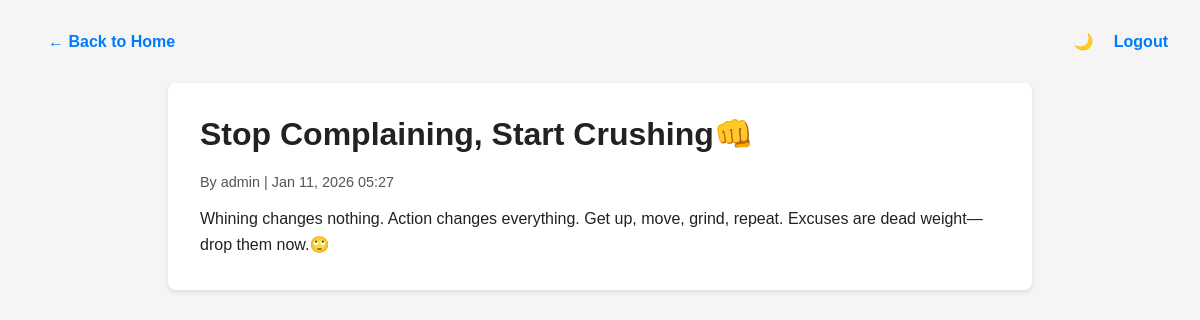
The app's page /post/stop-complaining-start-crushing with its own data.
### app.py (models this page shows)
class Post(db.Model):
    id = db.Column(db.Integer, primary_key=True)
    title = db.Column(db.String(200), nullable=False)
    content = db.Column(db.Text, nullable=False)
    slug = db.Column(db.String(200), unique=True, nullable=False)
    author = db.Column(db.String(80), nullable=False, default="Guest")
    created_at = db.Column(db.DateTime, default=datetime.utcnow)
    approved = db.Column(db.Boolean, default=False)
    tags = db.Column(db.String(200), nullable=True)

### app.py (the view)
@app.route('/post/<slug>')
def view_post(slug):
    post = Post.query.filter_by(slug=slug, approved=True).first_or_404()
    return render_template('view_post.html', post=post)

### templates/view_post.html (shortened to what this page needs)
<!DOCTYPE html>
<html lang="en">
<head>
</head>
<body>
<header>
    <div>
        <a href="{{ url_for('public_home') }}">← Back to Home</a>
    </div>
    <div>
        <span class="toggle-btn" id="modeToggle">🌙</span>
        <a href="{{ url_for('logout') }}">Logout</a>
    </div>
</header>
<div class="container">
    <h1>{{ post.title }}</h1>
    <div class="meta">By {{ post.author }} | {{ post.created_at.strftime('%b %d, %Y %H:%M') }}</div>
    <div class="content">{{ post.content | safe }}</div>
</div>
</body>
</html>

### templates/view_post.html (style rules this page uses)
:root { --bg-color: #f5f5f5; --text-color: #222; --container-bg: #fff; --link-color: #007BFF; }
body { font-family: Arial, sans-serif; background: var(--bg-color); color: var(--text-color); margin: 0; padding: 2rem; transition: 0.3s; }
header { display: flex; justify-content: space-between; align-items: center; margin-bottom: 2rem; }
a { text-decoration: none; color: var(--link-color); font-weight: bold; margin-left: 1rem; }
.container { max-width: 800px; margin: auto; background: var(--container-bg); padding: 2rem; border-radius: 8px; box-shadow: 0 2px 5px rgba(0,0,0,0.1); }
h1 { margin-top: 0; }
.meta { color: #555; font-size: 0.9rem; margin-bottom: 1rem; }
.content { line-height: 1.6; }
.toggle-btn { cursor: pointer; font-weight: bold; }

### records on screen
Post: title "Stop Complaining, Start Crushing👊", author "admin", created_at "Jan 11, 2026 05:27", content "Whining changes nothing. Action changes everything. Get up, move, grind, repeat. Excuses are dead weight—drop them now.🙄"
